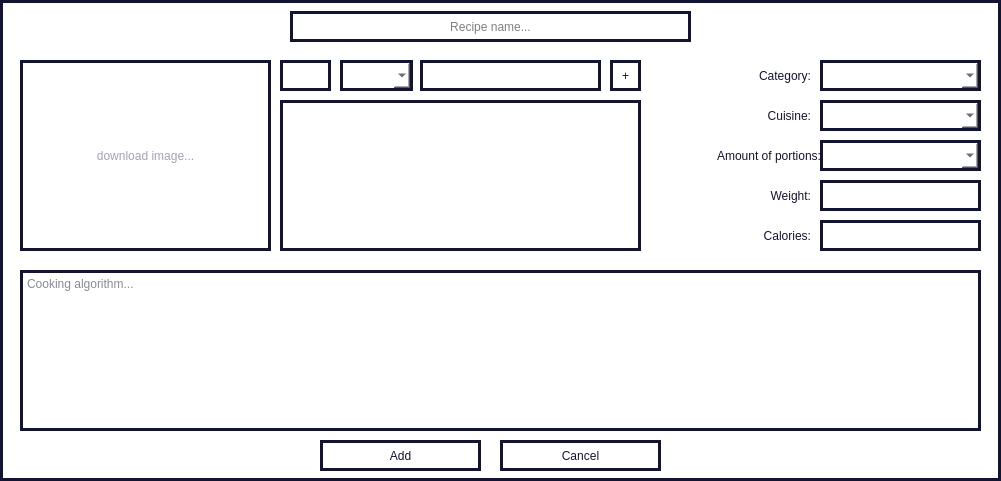
    <widget class="QFrame" name="frame_recipeAdd">
     <property name="geometry">
      <rect>
       <x>0</x>
       <y>70</y>
       <width>1001</width>
       <height>481</height>
      </rect>
     </property>
     <property name="styleSheet">
      <string notr="true">background-color: rgb(255, 255, 255);
border-color: rgb(19, 20, 50);
border-width:3px;
border-style:solid;</string>
     </property>
     <property name="frameShape">
      <enum>QFrame::StyledPanel</enum>
     </property>
     <property name="frameShadow">
      <enum>QFrame::Raised</enum>
     </property>
     <widget class="QLineEdit" name="lineEdit_NameOfRecipe">
      <property name="geometry">
       <rect>
        <x>290</x>
        <y>11</y>
        <width>401</width>
        <height>31</height>
       </rect>
      </property>
      <property name="accessibleName">
       <string/>
      </property>
      <property name="styleSheet">
       <string notr="true">border:none;
color: rgb(19, 20, 50);
font: 16pt &quot;Segoe UI Symbol&quot;;
QLineEdit[text=\&quot;\&quot;]{ color:rgb(19, 20, 50,150); }</string>
      </property>
      <property name="inputMask">
       <string/>
      </property>
      <property name="text">
       <string/>
      </property>
      <property name="frame">
       <bool>true</bool>
      </property>
      <property name="alignment">
       <set>Qt::AlignCenter</set>
      </property>
      <property name="placeholderText">
       <string>Recipe name...</string>
      </property>
     </widget>
     <widget class="QPushButton" name="button_recipeImage">
      <property name="geometry">
       <rect>
        <x>20</x>
        <y>60</y>
        <width>251</width>
        <height>191</height>
       </rect>
      </property>
      <property name="styleSheet">
       <string notr="true">color: rgba(19, 20, 50, 100);
font: 8pt &quot;Segoe UI Symbol&quot;;</string>
      </property>
      <property name="text">
       <string>download image...</string>
      </property>
     </widget>
     <widget class="QPushButton" name="add_ingred">
      <property name="geometry">
       <rect>
        <x>610</x>
        <y>60</y>
        <width>31</width>
        <height>31</height>
       </rect>
      </property>
      <property name="styleSheet">
       <string notr="true">color: rgb(19, 20, 50);
font: 10pt &quot;Segoe UI Symbol&quot;;</string>
      </property>
      <property name="text">
       <string>+</string>
      </property>
     </widget>
     <widget class="QLineEdit" name="lineEdit_amountOfIngred">
      <property name="geometry">
       <rect>
        <x>280</x>
        <y>60</y>
        <width>51</width>
        <height>31</height>
       </rect>
      </property>
      <property name="styleSheet">
       <string notr="true">color: rgb(19, 20, 50);
font: 12pt &quot;Segoe UI Symbol&quot;;</string>
      </property>
     </widget>
     <widget class="QComboBox" name="comboBox_measurement">
      <property name="geometry">
       <rect>
        <x>340</x>
        <y>60</y>
        <width>73</width>
        <height>31</height>
       </rect>
      </property>
      <property name="styleSheet">
       <string notr="true">color: rgb(19, 20, 50);
font: 10pt &quot;Segoe UI Symbol&quot;;</string>
      </property>
      <property name="currentText">
       <string/>
      </property>
     </widget>
     <widget class="QLineEdit" name="lineEdit_nameOfIngred">
      <property name="geometry">
       <rect>
        <x>420</x>
        <y>60</y>
        <width>181</width>
        <height>31</height>
       </rect>
      </property>
      <property name="styleSheet">
       <string notr="true">color: rgb(19, 20, 50);
font: 12pt &quot;Segoe UI Symbol&quot;;</string>
      </property>
     </widget>
     <widget class="QLabel" name="label_category">
      <property name="geometry">
       <rect>
        <x>660</x>
        <y>60</y>
        <width>151</width>
        <height>31</height>
       </rect>
      </property>
      <property name="styleSheet">
       <string notr="true">color: rgb(19, 20, 50);
font: 10pt &quot;Segoe UI Symbol&quot;;
border:none;</string>
      </property>
      <property name="text">
       <string>Category:</string>
      </property>
      <property name="alignment">
       <set>Qt::AlignRight|Qt::AlignTrailing|Qt::AlignVCenter</set>
      </property>
     </widget>
     <widget class="QComboBox" name="comboBox_category">
      <property name="geometry">
       <rect>
        <x>820</x>
        <y>60</y>
        <width>161</width>
        <height>31</height>
       </rect>
      </property>
      <property name="styleSheet">
       <string notr="true">color: rgb(19, 20, 50);
font: 10pt &quot;Segoe UI Symbol&quot;;</string>
      </property>
     </widget>
     <widget class="QLabel" name="label_cuisine">
      <property name="geometry">
       <rect>
        <x>660</x>
        <y>100</y>
        <width>151</width>
        <height>31</height>
       </rect>
      </property>
      <property name="styleSheet">
       <string notr="true">color: rgb(19, 20, 50);
font: 10pt &quot;Segoe UI Symbol&quot;;
border:none;</string>
      </property>
      <property name="text">
       <string>Cuisine:</string>
      </property>
      <property name="alignment">
       <set>Qt::AlignRight|Qt::AlignTrailing|Qt::AlignVCenter</set>
      </property>
     </widget>
     <widget class="QComboBox" name="comboBox_cuisine">
      <property name="geometry">
       <rect>
        <x>820</x>
        <y>100</y>
        <width>161</width>
        <height>31</height>
       </rect>
      </property>
      <property name="styleSheet">
       <string notr="true">color: rgb(19, 20, 50);
font: 10pt &quot;Segoe UI Symbol&quot;;</string>
      </property>
     </widget>
     <widget class="QLabel" name="label_portions">
      <property name="geometry">
       <rect>
        <x>660</x>
        <y>140</y>
        <width>161</width>
        <height>31</height>
       </rect>
      </property>
      <property name="styleSheet">
       <string notr="true">color: rgb(19, 20, 50);
font: 10pt &quot;Segoe UI Symbol&quot;;
border:none;</string>
      </property>
      <property name="text">
       <string>Amount of portions:</string>
      </property>
      <property name="alignment">
       <set>Qt::AlignRight|Qt::AlignTrailing|Qt::AlignVCenter</set>
      </property>
     </widget>
     <widget class="QComboBox" name="comboBox_portions">
      <property name="geometry">
       <rect>
        <x>820</x>
        <y>140</y>
        <width>161</width>
        <height>31</height>
       </rect>
      </property>
      <property name="styleSheet">
       <string notr="true">color: rgb(19, 20, 50);
font: 10pt &quot;Segoe UI Symbol&quot;;</string>
      </property>
     </widget>
     <widget class="QLabel" name="label_weigh">
      <property name="geometry">
       <rect>
        <x>660</x>
        <y>180</y>
        <width>151</width>
        <height>31</height>
       </rect>
      </property>
      <property name="styleSheet">
       <string notr="true">color: rgb(19, 20, 50);
font: 10pt &quot;Segoe UI Symbol&quot;;
border:none;</string>
      </property>
      <property name="text">
       <string>Weight:</string>
      </property>
      <property name="alignment">
       <set>Qt::AlignRight|Qt::AlignTrailing|Qt::AlignVCenter</set>
      </property>
     </widget>
     <widget class="QLineEdit" name="lineEdit_weight">
      <property name="geometry">
       <rect>
        <x>820</x>
        <y>180</y>
        <width>161</width>
        <height>31</height>
       </rect>
      </property>
      <property name="styleSheet">
       <string notr="true">color: rgb(19, 20, 50);
font: 10pt &quot;Segoe UI Symbol&quot;;</string>
      </property>
     </widget>
     <widget class="QLabel" name="label_calories">
      <property name="geometry">
       <rect>
        <x>660</x>
        <y>220</y>
        <width>151</width>
        <height>31</height>
       </rect>
      </property>
      <property name="styleSheet">
       <string notr="true">color: rgb(19, 20, 50);
font: 10pt &quot;Segoe UI Symbol&quot;;
border:none;</string>
      </property>
      <property name="text">
       <string>Calories:</string>
      </property>
      <property name="alignment">
       <set>Qt::AlignRight|Qt::AlignTrailing|Qt::AlignVCenter</set>
      </property>
     </widget>
     <widget class="QLineEdit" name="lineEdit_calories">
      <property name="geometry">
       <rect>
        <x>820</x>
        <y>220</y>
        <width>161</width>
        <height>31</height>
       </rect>
      </property>
      <property name="styleSheet">
       <string notr="true">color: rgb(19, 20, 50);
font: 10pt &quot;Segoe UI Symbol&quot;;</string>
      </property>
     </widget>
     <widget class="QTextEdit" name="textEdit_cookingAlgorithm">
      <property name="geometry">
       <rect>
        <x>20</x>
        <y>270</y>
        <width>961</width>
        <height>161</height>
       </rect>
      </property>
      <property name="styleSheet">
       <string notr="true">color: rgb(19, 20, 50);
font: 12pt &quot;Segoe UI Symbol&quot;;</string>
      </property>
      <property name="placeholderText">
       <string>Cooking algorithm...</string>
      </property>
     </widget>
     <widget class="QPushButton" name="button_AddOK">
      <property name="geometry">
       <rect>
        <x>320</x>
        <y>440</y>
        <width>161</width>
        <height>31</height>
       </rect>
      </property>
      <property name="styleSheet">
       <string notr="true">color: rgb(19, 20, 50);
font: 10pt &quot;Segoe UI Symbol&quot;;</string>
      </property>
      <property name="text">
       <string>Add</string>
      </property>
     </widget>
     <widget class="QTextEdit" name="textEdit_IngredList">
      <property name="geometry">
       <rect>
        <x>280</x>
        <y>100</y>
        <width>361</width>
        <height>151</height>
       </rect>
      </property>
      <property name="styleSheet">
       <string notr="true">color: rgb(19, 20, 50);
font: 12pt &quot;Segoe UI Symbol&quot;;</string>
      </property>
      <property name="readOnly">
       <bool>true</bool>
      </property>
     </widget>
     <widget class="QPushButton" name="button_AddCancel">
      <property name="geometry">
       <rect>
        <x>500</x>
        <y>440</y>
        <width>161</width>
        <height>31</height>
       </rect>
      </property>
      <property name="styleSheet">
       <string notr="true">color: rgb(19, 20, 50);
font: 10pt &quot;Segoe UI Symbol&quot;;</string>
      </property>
      <property name="text">
       <string>Cancel</string>
      </property>
     </widget>
    </widget>
